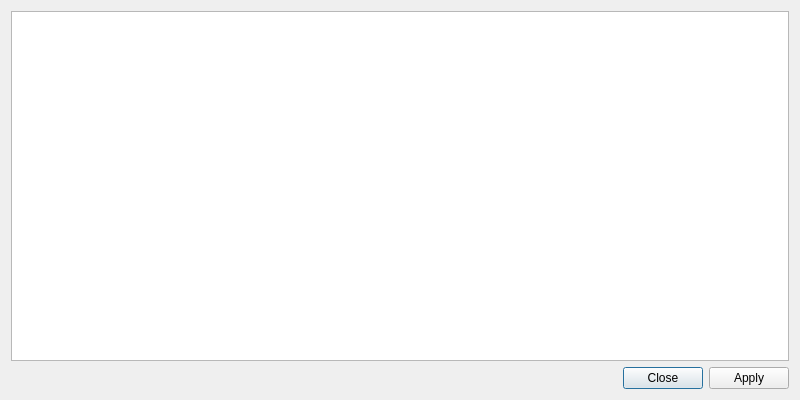
<?xml version="1.0" encoding="UTF-8"?>
<ui version="4.0">
    <class>KevaMyNamespacesDialog</class>
    <widget class="QDialog" name="KevaMyNamespacesDialog">
        <property name="geometry">
            <rect>
                <x>0</x>
                <y>0</y>
                <width>800</width>
                <height>400</height>
            </rect>
        </property>
        <property name="windowTitle">
            <string notr="true">My Namespaces</string>
        </property>
        <layout class="QVBoxLayout" name="verticalLayout">
            <item>
                <widget class="QTableView" name="namespaceView">
                    <property name="contextMenuPolicy">
                        <enum>Qt::CustomContextMenu</enum>
                    </property>
                    <property name="tabKeyNavigation">
                        <bool>false</bool>
                    </property>
                    <property name="sortingEnabled">
                        <bool>true</bool>
                    </property>
                </widget>
            </item>
            <item>
                <widget class="QDialogButtonBox" name="buttonBox">
                    <property name="orientation">
                        <enum>Qt::Horizontal</enum>
                    </property>
                    <property name="standardButtons">
                        <set>QDialogButtonBox::Apply|QDialogButtonBox::Close</set>
                    </property>
                </widget>
            </item>
        </layout>
    </widget>
    <resources/>
    <connections>
        <connection>
            <sender>buttonBox</sender>
            <signal>accepted()</signal>
            <receiver>KevaMyNamespacesDialog</receiver>
            <slot>accept()</slot>
            <hints>
                <hint type="sourcelabel">
                    <x>20</x>
                    <y>20</y>
                </hint>
                <hint type="destinationlabel">
                    <x>20</x>
                    <y>20</y>
                </hint>
            </hints>
        </connection>
        <connection>
            <sender>buttonBox</sender>
            <signal>rejected()</signal>
            <receiver>KevaMyNamespacesDialog</receiver>
            <slot>reject()</slot>
            <hints>
                <hint type="sourcelabel">
                    <x>20</x>
                    <y>20</y>
                </hint>
                <hint type="destinationlabel">
                    <x>20</x>
                    <y>20</y>
                </hint>
            </hints>
        </connection>
    </connections>
</ui>
